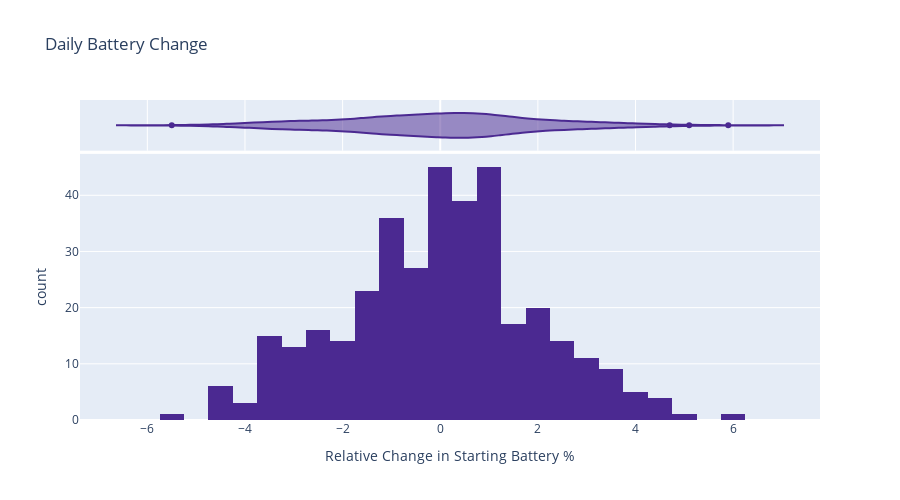

Notebook code for this chart:
### Code cell
px.histogram(df, x='battery delta', title='Daily Battery Change', marginal='violin', **histogram_options)

### Figure 1 — Plotly figure (JSON) as saved in the notebook; plotly's stock layout.template omitted (floating-point values rounded to 4 significant figures; data arrays with more than 128 entries replaced by an {"elided": "..."} marker saying what was removed)
{"data": [{"alignmentgroup": "True", "bingroup": "x", "hovertemplate": "Relative Change in Starting Battery %=%{x}<br>count=%{y}<extra></extra>", "legendgroup": "", "marker": {"color": "rgb(75, 41, 145)", "pattern": {"shape": ""}}, "name": "", "offsetgroup": "", "orientation": "v", "showlegend": false, "type": "histogram", "x": {"elided": "365 float values"}, "xaxis": "x", "yaxis": "y"}, {"alignmentgroup": "True", "hovertemplate": "Relative Change in Starting Battery %=%{x}<extra></extra>", "legendgroup": "", "marker": {"color": "rgb(75, 41, 145)"}, "name": "", "offsetgroup": "", "scalegroup": "x", "showlegend": false, "type": "violin", "x": {"elided": "365 float values"}, "xaxis": "x2", "yaxis": "y2"}], "layout": {"barmode": "relative", "height": 500, "legend": {"tracegroupgap": 0}, "title": {"text": "Daily Battery Change"}, "xaxis": {"anchor": "y", "domain": [0, 1], "title": {"text": "Relative Change in Starting Battery %"}}, "xaxis2": {"anchor": "y2", "domain": [0, 1], "matches": "x", "showgrid": true, "showticklabels": false}, "yaxis": {"anchor": "x", "domain": [0, 0.8316], "title": {"text": "count"}}, "yaxis2": {"anchor": "x2", "domain": [0.8416, 1], "matches": "y2", "showgrid": false, "showline": false, "showticklabels": false, "ticks": ""}}}
